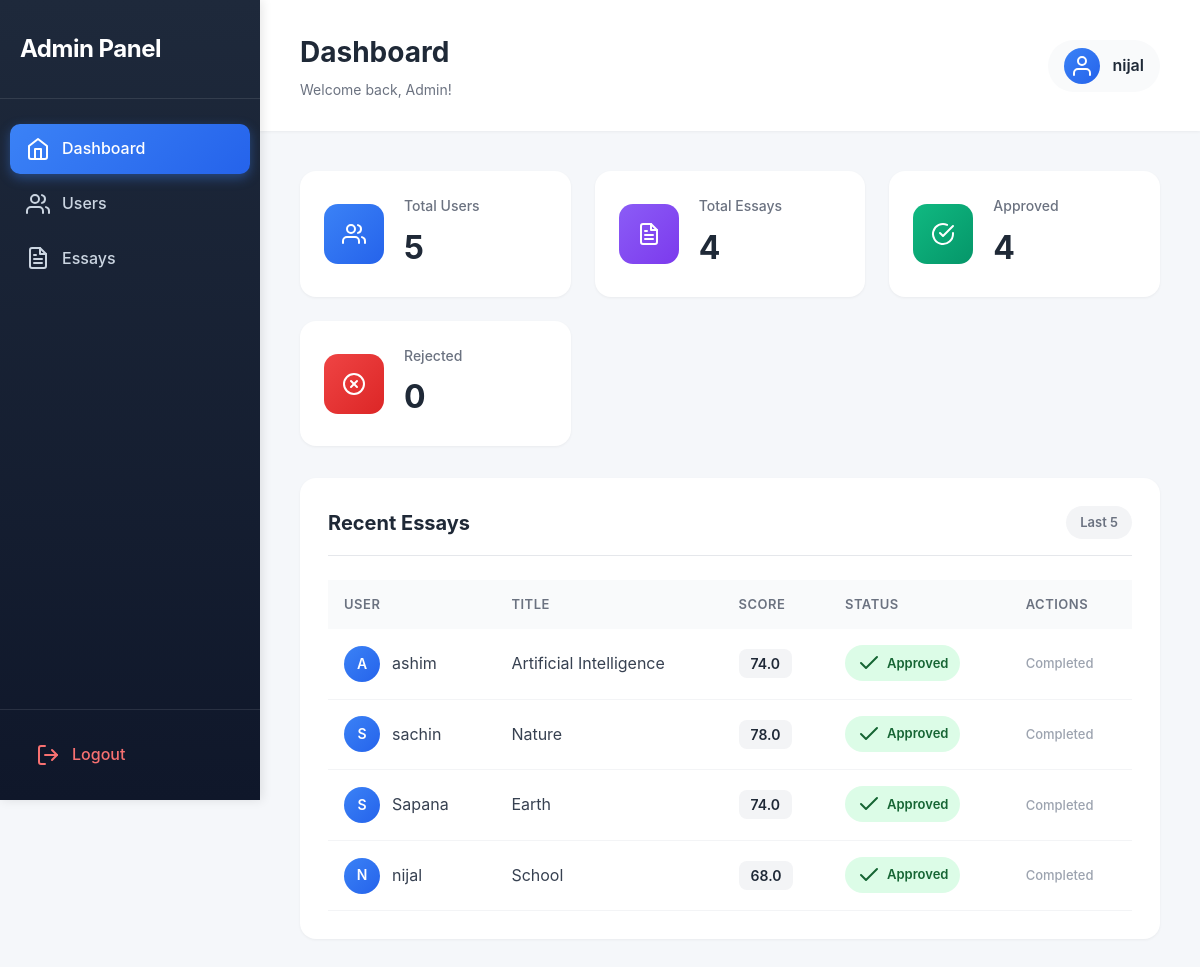
/admin-dashboard/ (signed in), run on an earlier commit of the app's database.
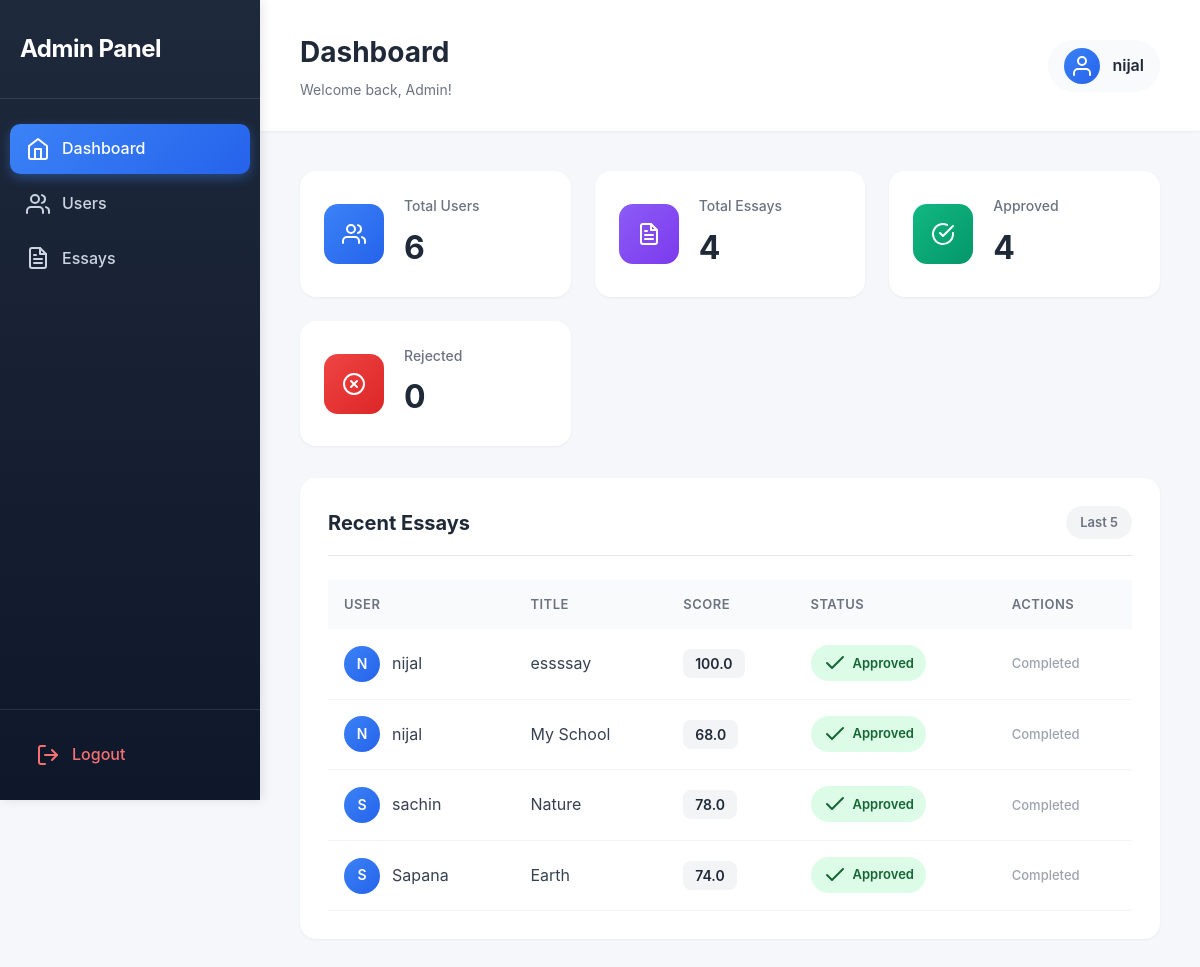
And on a later commit of the database.
### home/models.py (models this page shows, shortened)
class Essay(models.Model):
    user = models.ForeignKey(settings.AUTH_USER_MODEL, on_delete=models.CASCADE)
    title = models.CharField(max_length=255)
    topic = models.CharField(max_length=100, blank=True, null=True)
    content = models.TextField()
    grammar_errors = models.PositiveIntegerField(default=0)
    spelling_errors = models.PositiveIntegerField(default=0)
    total_errors = models.PositiveIntegerField(default=0)
    score = models.FloatField(default=0)
    points = models.PositiveIntegerField(default=0)
    points = models.IntegerField(default=0)  #  Added for ml
    pdf_file = models.FileField(upload_to="essays/pdfs/", blank=True, null=True)
    is_approved = models.BooleanField(default=False)
    is_rejected = models.BooleanField(default=False)
    created_at = models.DateTimeField(auto_now_add=True)

class CustomUser(AbstractBaseUser, PermissionsMixin):
    username = models.CharField(max_length=150, unique=True)
    password = models.CharField(max_length=128)
    identydoc = models.FileField(upload_to='user_docs/', blank=True, null=True)
    DOB = models.DateField(null=True, blank=True)
    status = models.CharField(max_length=20, default="active")
    total_points = models.IntegerField(default=0)  #  Added for ml
    created_at = models.DateTimeField(auto_now_add=True)
    update_at = models.DateTimeField(auto_now=True)
    is_active = models.BooleanField(default=True)
    is_staff = models.BooleanField(default=False)
    USERNAME_FIELD = 'username'
    REQUIRED_FIELDS = []
    objects = CustomUserManager()

### home/views.py (the view)
    def wrapper(request, *args, **kwargs):
        if not request.user.is_authenticated or not request.user.is_superuser:
            return redirect('login')
        return view_func(request, *args, **kwargs)

### home/views.py (called while the page is built, shortened)
def admin_required(view_func):
    def wrapper(request, *args, **kwargs):
        if not request.user.is_authenticated or not request.user.is_superuser:
            return redirect('login')
        return view_func(request, *args, **kwargs)
    return wrapper

@login_required
@admin_required
def admin_dashboard(request):
    users = User.objects.all()
    essays = Essay.objects.select_related('user').order_by('-created_at')
    context = {
        'users_count': users.count(),
        'essays_count': essays.count(),
        'approved_count': Essay.objects.filter(is_approved=True).count(),
        'rejected_count': Essay.objects.filter(is_rejected=True).count(),
        'users': users,
        'essays': essays,
    }
    return render(request, 'admin/admin_dashboard.html', context)

### home/templates/admin/admin_dashboard.html (shortened to what the changed rows need)
{% extends "admin/base_admin.html" %}
{% block content %}
<div id="dashboard" class="tab-content">
    <div class="stats-grid">
        <div class="stat-card users-card">
            <div class="stat-details">
                <p class="stat-label">Total Users</p>
                <h3 class="stat-value">{{ users_count }}</h3>
            </div>
        </div>
    </div>
    <div class="section-card">
        <div class="section-header">
            <h2>Recent Essays</h2>
        </div>
        <div class="table-container">
            <table class="data-table">
                <thead>
                    <tr>
                        <th>User</th>
                        <th>Title</th>
                        <th>Score</th>
                        <th>Status</th>
                        <th>Actions</th>
                    </tr>
                </thead>
                <tbody>
                    {% for essay in essays|slice:":5" %}
                    <tr>
                        <td>
                            <div class="user-cell">
                                <div class="user-avatar-small">{{ essay.user.username|first|upper }}</div>
                                <span>{{ essay.user.username }}</span>
                            </div>
                        </td>
                        <td class="title-cell">{{ essay.title }}</td>
                        <td>
                            <span class="score-badge">{{ essay.score|default:"N/A" }}</span>
                        </td>
                        <td>
                            {% if essay.is_approved %}
                            <span class="status-badge approved">
                                <i data-feather="check"></i> Approved
                            </span>
                            {% elif essay.is_rejected %}
                            <span class="status-badge rejected">
                                <i data-feather="x"></i> Rejected
                            </span>
                            {% else %}
                            <span class="status-badge pending">
                                <i data-feather="clock"></i> Pending
                            </span>
                            {% endif %}
                        </td>
                        <td>
                            <div class="action-buttons">
                                {% if not essay.is_approved and not essay.is_rejected %}
                                <a href="{% url 'approve_essay' essay.id %}" class="btn btn-approve" title="Approve">
                                    <i data-feather="check"></i>
                                </a>
                                <a href="{% url 'reject_essay' essay.id %}" class="btn btn-reject" title="Reject">
                                    <i data-feather="x"></i>
                                </a>
                                {% else %}
                                <span class="text-muted">Completed</span>
                                {% endif %}
                            </div>
                        </td>
                    </tr>
                    {% endfor %}
                </tbody>
            </table>
        </div>
    </div>
</div>
{% endblock %}

What changed in the data, as far as the page shows it:
removed Essay: user.username|first "A", user.username "ashim", title "Artificial Intelligence", score "74.0", is_approved True (drawn)
removed Essay: user.username|first "N", user.username "nijal", title "School", score "68.0", is_approved True (drawn)
added Essay: user.username|first "N", user.username "nijal", title "essssay", score "100.0", is_approved True (drawn)
added Essay: user.username|first "N", user.username "nijal", title "My School", score "68.0", is_approved True (drawn)
Also different on the page:
{{ users_count }}: "5" → "6"
